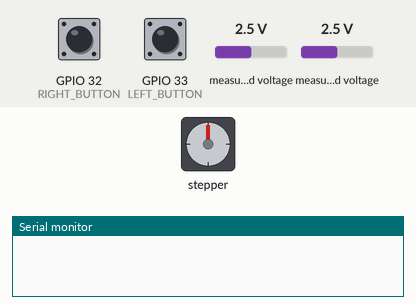
Simulated run of this sketch. Board: ESP32. Shown: stepper motor, the last lines printed to the serial monitor. The test bench sets the inputs (shaded band); at power-on: GPIO 32 (RIGHT_BUTTON) HIGH, measured voltage 2.5 V, GPIO 33 (LEFT_BUTTON) HIGH. Stepper angles assume 200 steps per turn.

Above: at 1.2 s.
1.3 s: GPIO 32 (RIGHT_BUTTON) pulled LOW for 0.15 s
At 1.53 s:
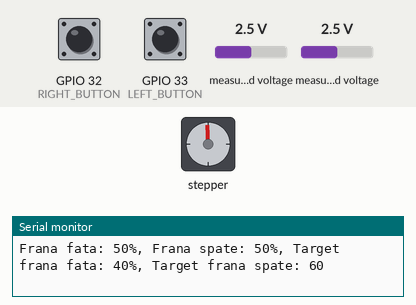
4.3 s: measured voltage (sensor 200) set to 1.9 V
7.3 s: measured voltage (sensor 200) set to 1.6 V
At 8.4 s:
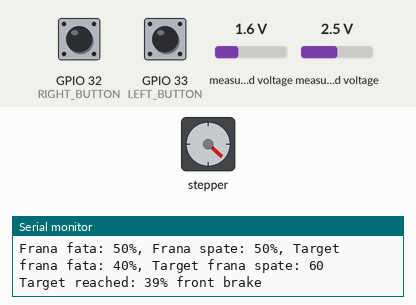
8.8 s: GPIO 33 (LEFT_BUTTON) pulled LOW for 0.15 s
At 9.35 s:
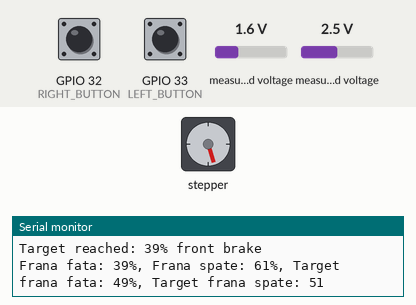
11.9 s: measured voltage (sensor 201) set to 1.8 V
14.9 s: measured voltage (sensor 201) set to 1.5 V
At 14.9 s:
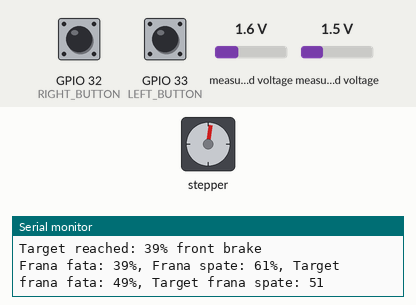
Timing chart, 0 to 17.4 s (numbered marks = the images above; inputs shaded):
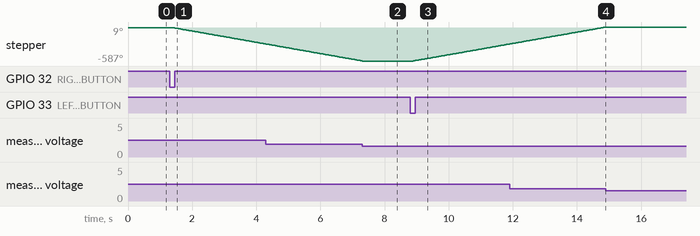

Measured:
- the behaviour switches between 1.8 and 1.7 V on measured voltage (sensor 200) (found by bisection; images 1 and 2)
- the behaviour switches between 1.7 and 1.6 V on measured voltage (sensor 201) (found by bisection; images 3 and 4)
- after the input at 1.3 s, stepper: keeps turning counter-clockwise at about 100°/s, starting after 0.09 s
- after the input at 7.3 s, stepper: goes on until 7.3 s, then stays -587°
- after the input at 8.8 s, stepper: keeps turning clockwise at about 99°/s, starting after 0.09 s
- after the input at 14.9 s, stepper: stops changing and stays 9°

The sketch:

motor_2.0.ino
```cpp
#include <Wire.h>
#include <Adafruit_ADS1015.h>
#include <Stepper.h>

Adafruit_ADS1115 ads(0x48);

const int stepsPerRevolution = 200;
const int motorSpeed = 500;

const int LEFT_BUTTON = 33;
const int RIGHT_BUTTON = 32;
const int MOTOR_PIN_1 = 14;
const int MOTOR_PIN_2 = 27;
const int MOTOR_PIN_3 = 26;
const int MOTOR_PIN_4 = 25;

Stepper stepper(stepsPerRevolution, MOTOR_PIN_1, MOTOR_PIN_2, MOTOR_PIN_3, MOTOR_PIN_4);

bool lastLeftButtonState = HIGH;
bool lastRightButtonState = HIGH;
bool actionTakenLeft = false;
bool actionTakenRight = false;

const unsigned long debounceDelay = 50;
unsigned long lastDebounceTimeLeft = 0;
unsigned long lastDebounceTimeRight = 0;

void setup() {
  Serial.begin(115200);
  ads.begin();
  pinMode(LEFT_BUTTON, INPUT_PULLUP);
  pinMode(RIGHT_BUTTON, INPUT_PULLUP);
  stepper.setSpeed(motorSpeed);
}

void disableMotor() {
  digitalWrite(MOTOR_PIN_1, LOW);
  digitalWrite(MOTOR_PIN_2, LOW);
  digitalWrite(MOTOR_PIN_3, LOW);
  digitalWrite(MOTOR_PIN_4, LOW);
}

void loop() {
  static int targetFrontBrakePercentage = 0;
  static int targetRearBrakePercentage = 0;
  static bool targetReached = false;

  bool currentLeftButtonState = digitalRead(LEFT_BUTTON);
  bool currentRightButtonState = digitalRead(RIGHT_BUTTON);
  unsigned long currentTime = millis();

  int16_t pot1 = ads.readADC_SingleEnded(0);
  int16_t pot2 = ads.readADC_SingleEnded(1);
  int total = pot1 + pot2;
  int currentFrontBrakePercentage = (pot1 * 100) / total;
  int currentRearBrakePercentage = 100 - currentFrontBrakePercentage;

  if (currentLeftButtonState != lastLeftButtonState) {
    lastDebounceTimeLeft = currentTime;
  }
  if (!actionTakenLeft && (currentTime - lastDebounceTimeLeft) > debounceDelay && currentLeftButtonState == LOW && !targetReached) {
    targetFrontBrakePercentage = currentFrontBrakePercentage + 10;
    targetRearBrakePercentage = currentRearBrakePercentage - 10;
    Serial.print("Frana fata: ");
    Serial.print(currentFrontBrakePercentage);
    Serial.print("%, Frana spate: ");
    Serial.print(currentRearBrakePercentage);
    Serial.print("%, Target frana fata: ");
    Serial.print(targetFrontBrakePercentage);
    Serial.print("%, Target frana spate: ");
    Serial.println(targetRearBrakePercentage);
    while (currentFrontBrakePercentage < targetFrontBrakePercentage) {
      stepper.step(1);
      pot1 = ads.readADC_SingleEnded(0);
      pot2 = ads.readADC_SingleEnded(1);
      total = pot1 + pot2;
      currentFrontBrakePercentage = (pot1 * 100) / total;
      delay(1);
    }
    Serial.println("Target reached: " + String(currentFrontBrakePercentage) + "% front brake");
    targetReached = true;
    actionTakenLeft = true;
    disableMotor();
  }

  if (currentRightButtonState != lastRightButtonState) {
    lastDebounceTimeRight = currentTime;
  }
  if (!actionTakenRight && (currentTime - lastDebounceTimeRight) > debounceDelay && currentRightButtonState == LOW && !targetReached) {
    targetFrontBrakePercentage = currentFrontBrakePercentage - 10;
    targetRearBrakePercentage = currentRearBrakePercentage + 10;
    Serial.print("Frana fata: ");
    Serial.print(currentFrontBrakePercentage);
    Serial.print("%, Frana spate: ");
    Serial.print(currentRearBrakePercentage);
    Serial.print("%, Target frana fata: ");
    Serial.print(targetFrontBrakePercentage);
    Serial.print("%, Target frana spate: ");
    Serial.println(targetRearBrakePercentage);
    while (currentFrontBrakePercentage > targetFrontBrakePercentage) {
      stepper.step(-1);
      pot1 = ads.readADC_SingleEnded(0);
      pot2 = ads.readADC_SingleEnded(1);
      total = pot1 + pot2;
      currentFrontBrakePercentage = (pot1 * 100) / total;
      delay(1);
    }
    Serial.println("Target reached: " + String(currentFrontBrakePercentage) + "% front brake");
    targetReached = true;
    actionTakenRight = true;
    disableMotor();
  }

  if (currentLeftButtonState == HIGH) {
    actionTakenLeft = false;
  }
  if (currentRightButtonState == HIGH) {
    actionTakenRight = false;
  }

  if (currentLeftButtonState == HIGH && currentRightButtonState == HIGH) {
    targetReached = false;
  }

  lastLeftButtonState = currentLeftButtonState;
  lastRightButtonState = currentRightButtonState;
}
```
